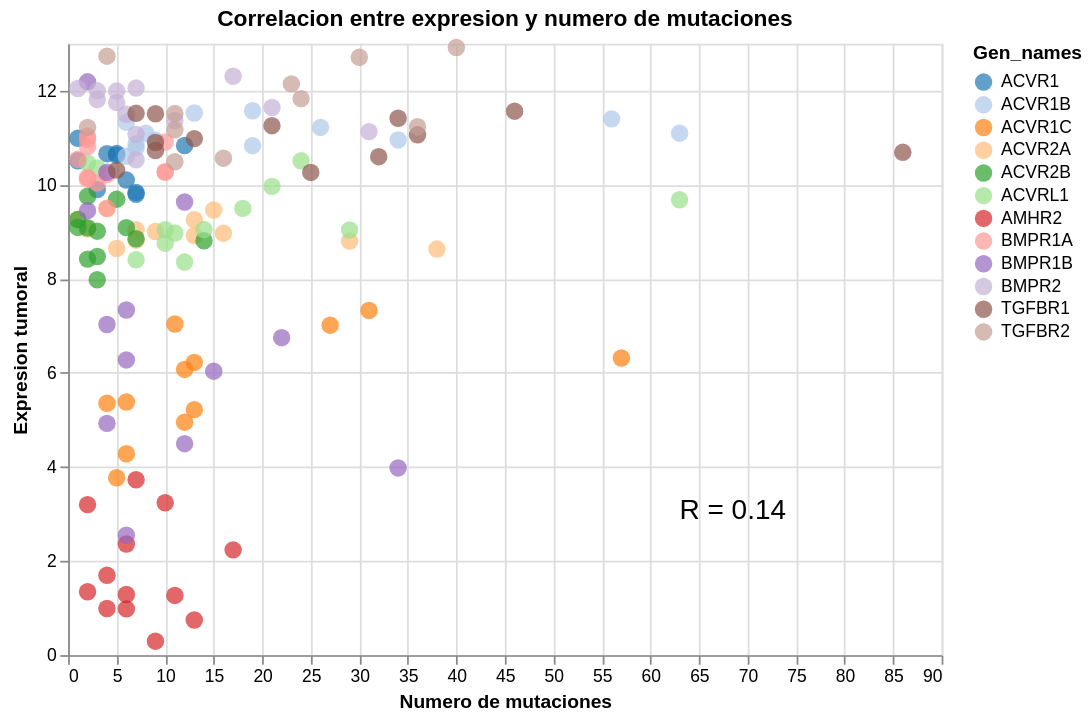

Write notebook code for a chart like this one.
### Code cell
import altair as alt
import pandas as pd
from scipy.stats import pearsonr

# Supongamos que merge_corr es tu DataFrame con 'mutation_count' y 'mean'
# Calcular el coeficiente de correlación de Pearson
r, p_value = pearsonr(merge_corr['mutation_count'], merge_corr['mean'])

# Crea el gráfico en Altair
chart = alt.Chart(merge_corr).transform_calculate(
).mark_circle(size=100).encode(
    x=alt.X('mutation_count', title='Numero de mutaciones'),
    y=alt.Y('mean', title='Expresion tumoral'),
    color=alt.Color('Gen_names', scale=alt.Scale(scheme='category20')),
    tooltip=['Gene']
).properties(
            title='Correlacion entre expresion y numero de mutaciones',
            width=500,
            height=350
        )

# Agregar el texto del valor de R al gráfico
r_text = alt.Chart(pd.DataFrame({'text': [f'R = {r:.2f}']})).mark_text(
    align='left',
    baseline='bottom',
    dx=100,
    dy=100,
    fontSize=16,
    color='black'
).encode(
    text='text'
)

# Combina el gráfico y el texto
final_chart = chart + r_text

# Muestra el gráfico

print(p_value)
final_chart

### Figure 1 — Vega-Lite specification as saved in the notebook (floating-point values rounded to 4 significant figures; data arrays with more than 128 entries replaced by an {"elided": "..."} marker saying what was removed)
{"config": {"view": {"continuousWidth": 300, "continuousHeight": 300}}, "layer": [{"data": {"name": "data-9753eb40a0f9cd44cc62ef1684a3f8e3"}, "mark": {"type": "circle", "size": 100}, "encoding": {"color": {"field": "Gen_names", "scale": {"scheme": "category20"}, "type": "nominal"}, "tooltip": [{"field": "Gene", "type": "nominal"}], "x": {"field": "mutation_count", "title": "Numero de mutaciones", "type": "quantitative"}, "y": {"field": "mean", "title": "Expresion tumoral", "type": "quantitative"}}, "title": "Correlacion entre expresion y numero de mutaciones"}, {"data": {"name": "data-a1a49772f9458ddc49f44ec70bb2651b"}, "mark": {"type": "text", "align": "left", "baseline": "bottom", "color": "black", "dx": 100, "dy": 100, "fontSize": 16}, "encoding": {"text": {"field": "text", "type": "nominal"}}}], "height": 350, "width": 500, "$schema": "https://vega.github.io/schema/vega-lite/v5.16.3.json", "datasets": {"data-9753eb40a0f9cd44cc62ef1684a3f8e3": {"elided": "148 records"}, "data-a1a49772f9458ddc49f44ec70bb2651b": [{"text": "R = 0.14"}]}}
